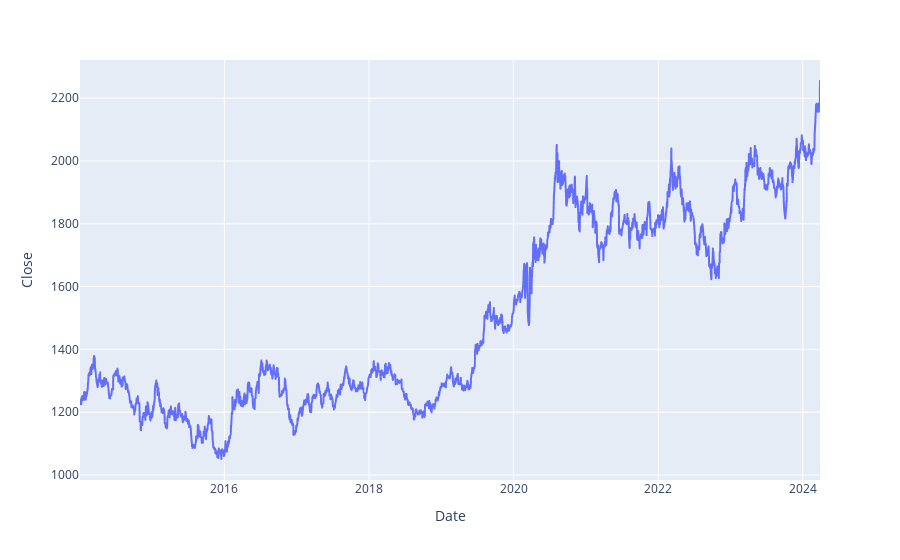

Notebook source saved alongside this figure:
### Code cell
px.line(gold, x=gold.index, y=gold.Close)

### Figure 1 — Plotly figure (JSON) as saved in the notebook; plotly's stock layout.template omitted (floating-point values rounded to 4 significant figures; data arrays with more than 128 entries replaced by an {"elided": "..."} marker saying what was removed)
{"data": [{"hovertemplate": "Date=%{x}<br>Close=%{y}<extra></extra>", "legendgroup": "", "line": {"color": "#636efa", "dash": "solid"}, "marker": {"symbol": "circle"}, "mode": "lines", "name": "", "showlegend": false, "type": "scattergl", "x": {"elided": "2575 str values"}, "xaxis": "x", "y": {"elided": "2575 float values"}, "yaxis": "y"}], "layout": {"autosize": true, "legend": {"tracegroupgap": 0}, "margin": {"t": 60}, "xaxis": {"anchor": "y", "autorange": true, "domain": [0, 1], "range": ["2014-01-02", "2024-03-28"], "title": {"text": "Date"}, "type": "date"}, "yaxis": {"anchor": "x", "autorange": true, "domain": [0, 1], "range": [983.9, 2322.0], "title": {"text": "Close"}, "type": "linear"}}}
